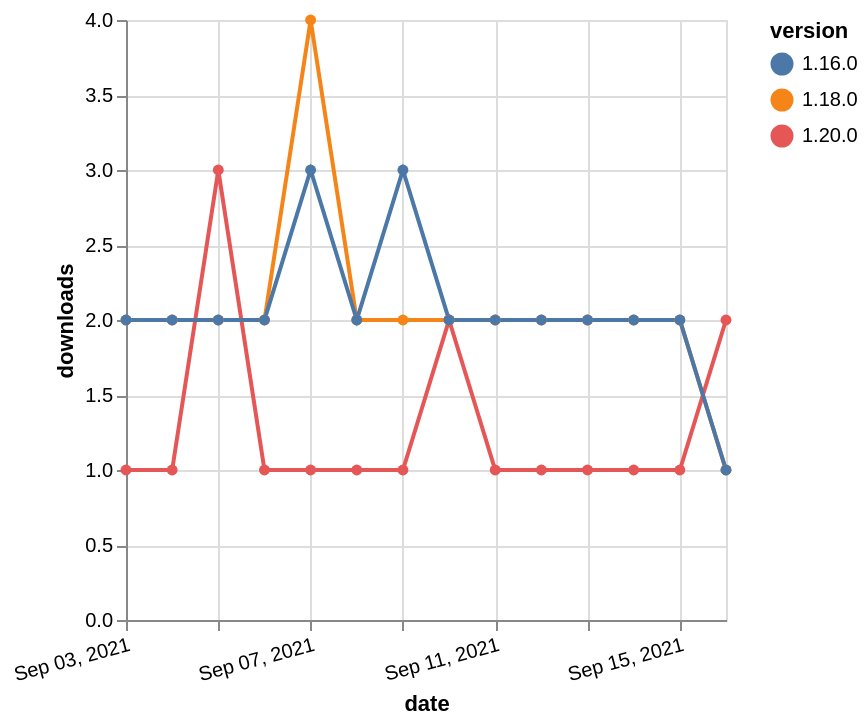

Write a Vega-Lite specification for this figure.
### Vega-Lite specification from a JSON file in a GitHub repository (floating-point values rounded to 4 significant figures)
{"$schema": "https://vega.github.io/schema/vega-lite/v5.json", "description": "A simple bar chart with embedded data.", "data": {"values": [{"date": "2021-09-03", "total": 2434, "delta": 2, "version": "1.18.0"}, {"date": "2021-09-04", "total": 2436, "delta": 2, "version": "1.18.0"}, {"date": "2021-09-05", "total": 2438, "delta": 2, "version": "1.18.0"}, {"date": "2021-09-06", "total": 2440, "delta": 2, "version": "1.18.0"}, {"date": "2021-09-07", "total": 2444, "delta": 4, "version": "1.18.0"}, {"date": "2021-09-08", "total": 2446, "delta": 2, "version": "1.18.0"}, {"date": "2021-09-09", "total": 2448, "delta": 2, "version": "1.18.0"}, {"date": "2021-09-10", "total": 2450, "delta": 2, "version": "1.18.0"}, {"date": "2021-09-11", "total": 2452, "delta": 2, "version": "1.18.0"}, {"date": "2021-09-12", "total": 2454, "delta": 2, "version": "1.18.0"}, {"date": "2021-09-13", "total": 2456, "delta": 2, "version": "1.18.0"}, {"date": "2021-09-14", "total": 2458, "delta": 2, "version": "1.18.0"}, {"date": "2021-09-15", "total": 2460, "delta": 2, "version": "1.18.0"}, {"date": "2021-09-16", "total": 2461, "delta": 1, "version": "1.18.0"}, {"date": "2021-09-03", "total": 248, "delta": 1, "version": "1.20.0"}, {"date": "2021-09-04", "total": 249, "delta": 1, "version": "1.20.0"}, {"date": "2021-09-05", "total": 252, "delta": 3, "version": "1.20.0"}, {"date": "2021-09-06", "total": 253, "delta": 1, "version": "1.20.0"}, {"date": "2021-09-07", "total": 254, "delta": 1, "version": "1.20.0"}, {"date": "2021-09-08", "total": 255, "delta": 1, "version": "1.20.0"}, {"date": "2021-09-09", "total": 256, "delta": 1, "version": "1.20.0"}, {"date": "2021-09-10", "total": 258, "delta": 2, "version": "1.20.0"}, {"date": "2021-09-11", "total": 259, "delta": 1, "version": "1.20.0"}, {"date": "2021-09-12", "total": 260, "delta": 1, "version": "1.20.0"}, {"date": "2021-09-13", "total": 261, "delta": 1, "version": "1.20.0"}, {"date": "2021-09-14", "total": 262, "delta": 1, "version": "1.20.0"}, {"date": "2021-09-15", "total": 263, "delta": 1, "version": "1.20.0"}, {"date": "2021-09-16", "total": 265, "delta": 2, "version": "1.20.0"}, {"date": "2021-09-03", "total": 2376, "delta": 2, "version": "1.16.0"}, {"date": "2021-09-04", "total": 2378, "delta": 2, "version": "1.16.0"}, {"date": "2021-09-05", "total": 2380, "delta": 2, "version": "1.16.0"}, {"date": "2021-09-06", "total": 2382, "delta": 2, "version": "1.16.0"}, {"date": "2021-09-07", "total": 2385, "delta": 3, "version": "1.16.0"}, {"date": "2021-09-08", "total": 2387, "delta": 2, "version": "1.16.0"}, {"date": "2021-09-09", "total": 2390, "delta": 3, "version": "1.16.0"}, {"date": "2021-09-10", "total": 2392, "delta": 2, "version": "1.16.0"}, {"date": "2021-09-11", "total": 2394, "delta": 2, "version": "1.16.0"}, {"date": "2021-09-12", "total": 2396, "delta": 2, "version": "1.16.0"}, {"date": "2021-09-13", "total": 2398, "delta": 2, "version": "1.16.0"}, {"date": "2021-09-14", "total": 2400, "delta": 2, "version": "1.16.0"}, {"date": "2021-09-15", "total": 2402, "delta": 2, "version": "1.16.0"}, {"date": "2021-09-16", "total": 2403, "delta": 1, "version": "1.16.0"}]}, "width": "container", "mark": {"type": "line", "point": {"filled": true}}, "encoding": {"x": {"field": "date", "type": "temporal", "timeUnit": "yearmonthdate", "title": "date", "axis": {"labelAngle": -15}}, "y": {"field": "delta", "type": "quantitative", "title": "downloads"}, "color": {"field": "version", "type": "nominal"}, "tooltip": {"field": "delta"}}}
